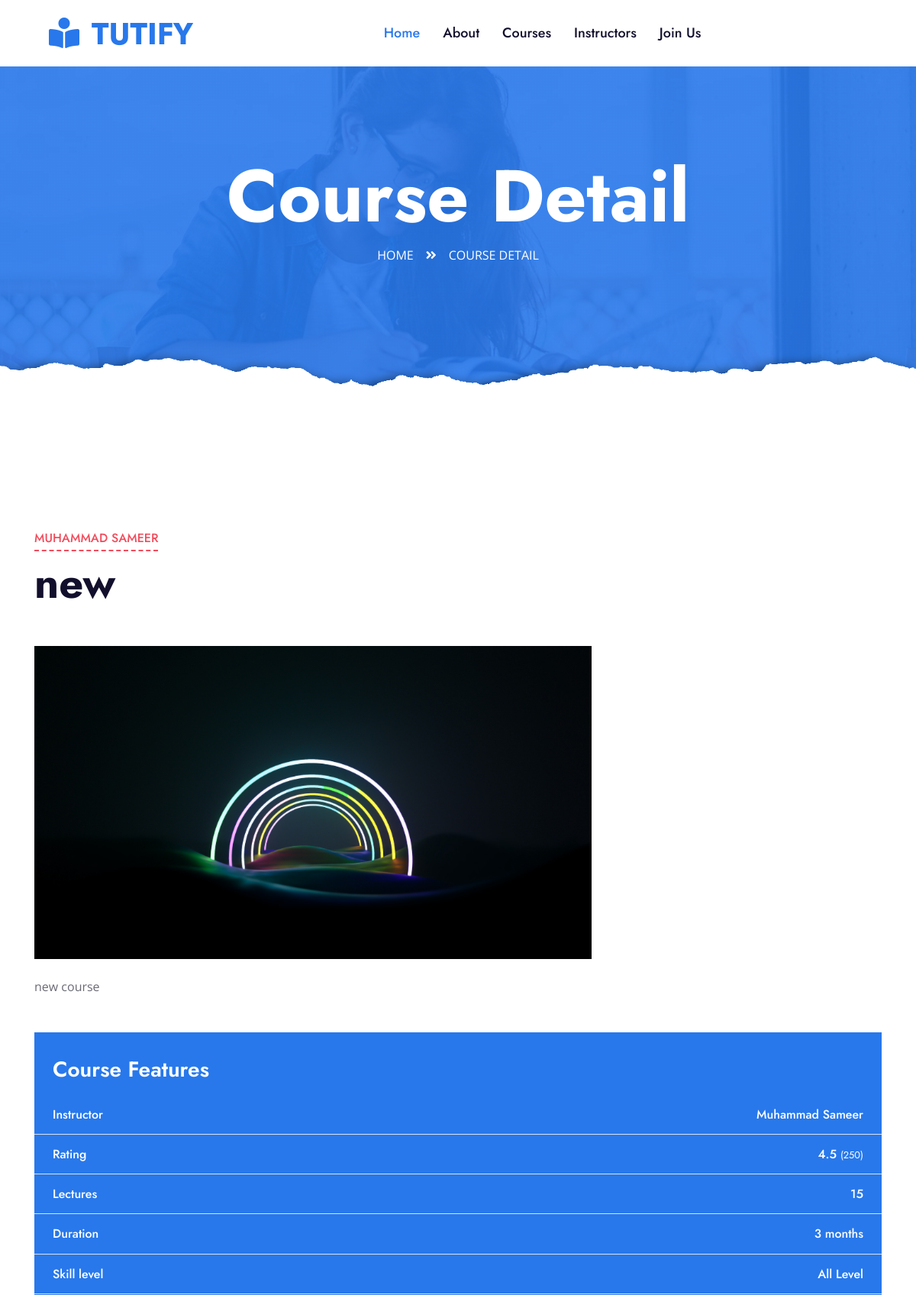
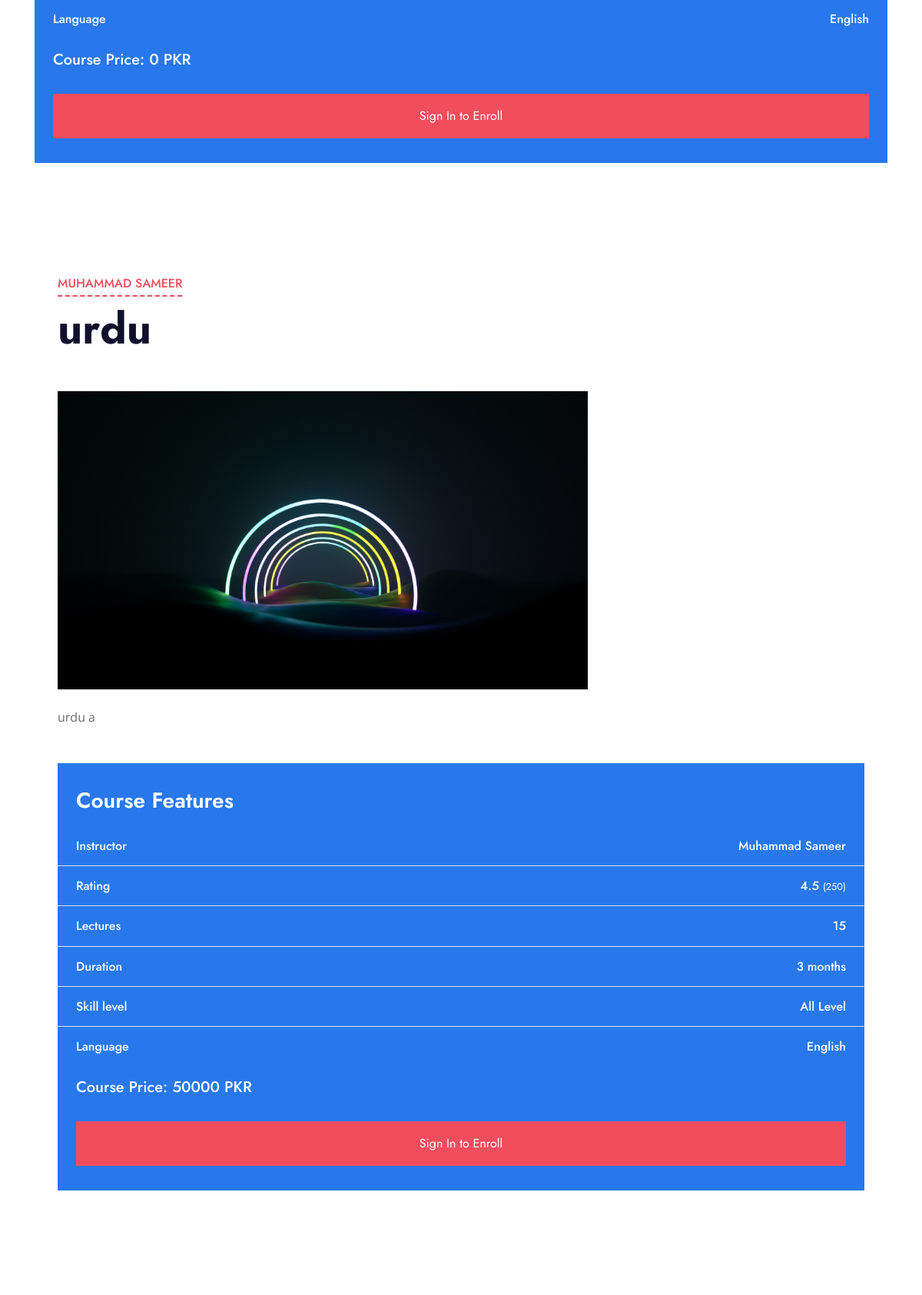
The app's page /detail.php (upper part) with its own data (2 pictures, top to bottom).
### tables this page shows
CREATE TABLE `course` (
  `course_name` varchar(255) NOT NULL,
  `course_id` int(255) NOT NULL,
  `course_intsructor` varchar(255) NOT NULL,
  `course_duration` varchar(255) NOT NULL,
  `course_price` int(255) NOT NULL,
  `course_description` varchar(255) NOT NULL,
  `instructor_id` int(255) NOT NULL,
  `course_image` varchar(255) NOT NULL
);

### detail.php (the view, shortened to what this page needs)
<!DOCTYPE html>
<html lang="en">
<head>
    <link href="https://cdnjs.cloudflare.com/ajax/libs/font-awesome/5.10.0/css/all.min.css" rel="stylesheet">
    <link href="lib/owlcarousel/assets/owl.carousel.min.css" rel="stylesheet">
    <link href="css/style.css" rel="stylesheet">
</head>
<body>
    <?php include('index_header.php');?>
    <div class="jumbotron jumbotron-fluid page-header position-relative overlay-bottom" style="margin-bottom: 90px;">
        <div class="container text-center py-5">
            <h1 class="text-white display-1">Course Detail</h1>
            <div class="d-inline-flex text-white mb-5">
                <p class="m-0 text-uppercase"><a class="text-white" href="">Home</a></p>
                <i class="fa fa-angle-double-right pt-1 px-3"></i>
                <p class="m-0 text-uppercase">Course Detail</p>
            </div>
        </div>
    </div>
    <?php
    include ('../fyp-main/dbcon.php');
    $query = "SELECT course_image, course_id, course_name, course_description, course_duration, course_price, course_intsructor FROM course";
    $query_run = mysqli_query($con, $query);
    $course = mysqli_num_rows($query_run);
    if ($course > 0) {
        while ($row = mysqli_fetch_array($query_run)) {
    ?>
        <div class="container-fluid py-5">
            <div class="container py-5">
                <div class="row">
                    <div class="col-lg-8">
                        <div class="mb-5">
                            <div class="section-title position-relative mb-5">
                                <h6 class="d-inline-block position-relative text-secondary text-uppercase pb-2"><?php echo $row['course_intsructor']; ?></h6>
                                <h1 class="display-4"><?php echo $row['course_name']; ?></h1>
                            </div>
                            <img class="img-fluid rounded w-100 mb-4" src="uploads/<?php echo $row['course_image']; ?>" alt="<?php echo $row['course_name']; ?> Image">
                            <p><?php echo $row['course_description']; ?></p>
                        </div>
                    </div>
                    <div class="col-lg-12 mt-6 mt-lg-0">
                        <div class="bg-primary mb-5 py-3">
                            <h3 class="text-white py-3 px-4 m-0">Course Features</h3>
                            <div class="d-flex justify-content-between border-bottom px-4">
                                <h6 class="text-white my-3">Instructor</h6>
                                <h6 class="text-white my-3"><?php echo $row['course_intsructor']; ?></h6>
                            </div>
                            <div class="d-flex justify-content-between border-bottom px-4">
                                <h6 class="text-white my-3">Rating</h6>
                                <h6 class="text-white my-3">4.5 <small>(250)</small></h6>
                            </div>
                            <div class="d-flex justify-content-between border-bottom px-4">
                                <h6 class="text-white my-3">Lectures</h6>
                                <h6 class="text-white my-3">15</h6>
                            </div>
                            <div class="d-flex justify-content-between border-bottom px-4">
                                <h6 class="text-white my-3">Duration</h6>
                                <h6 class="text-white my-3"><?php echo $row['course_duration']; ?></h6>
                            </div>
                            <div class="d-flex justify-content-between border-bottom px-4">
                                <h6 class="text-white my-3">Skill level</h6>
                                <h6 class="text-white my-3">All Level</h6>
                            </div>
                            <div class="d-flex justify-content-between px-4">
                                <h6 class="text-white my-3">Language</h6>
                                <h6 class="text-white my-3">English</h6>
                            </div>
                            <h5 class="text-white py-3 px-4 m-0">Course Price: <?php echo $row['course_price']; ?> PKR</h5>
                            <div class="py-3 px-4">
                            <form action="<?php echo isset($_SESSION['user_name']) ? 'payment.php' : '../fyp-main/signin.php'; ?>" method="post">
                            <button type="submit" class="btn btn-block btn-secondary py-3 px-5" name="enroll_now">
                                <?php echo isset($_SESSION['user_name']) ? 'Enroll Now' : 'Sign In to Enroll'; ?>
                            </button>
                            </form>
                            </div>
                        </div>
                    </div>
                    </div>
        <?php
        }
    } else {
        echo "No courses found.";
    }
    ?>
</body>
</html>

### records on screen
course: course_intsructor "MUHAMMAD SAMEER", course_name "new", course_image (picture), course_description "new course", course_intsructor "Muhammad Sameer", course_duration "3 months", course_price "0"
course: course_intsructor "MUHAMMAD SAMEER", course_name "urdu", course_image (picture), course_description "urdu a", course_intsructor "Muhammad Sameer", course_duration "3 months", course_price "50000"
